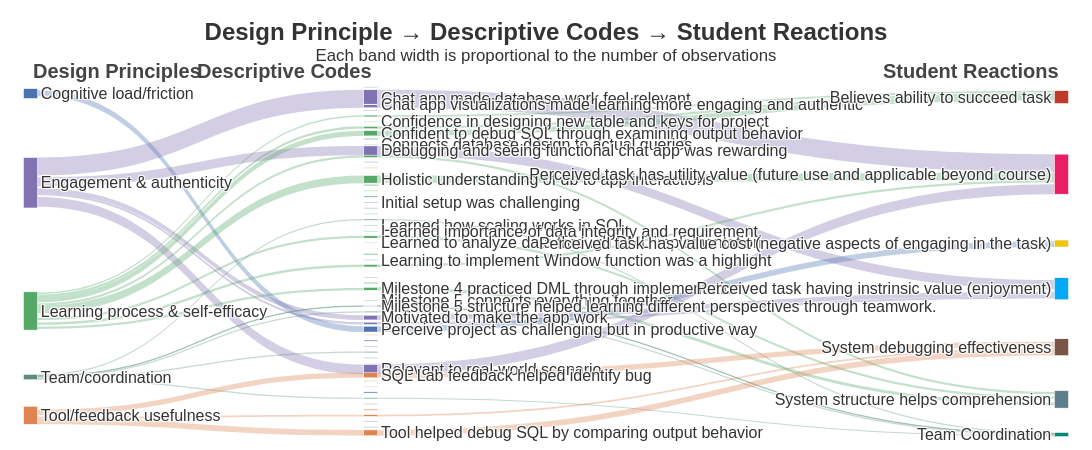

Notebook cell for this chart:
### Code cell
## OFFICIAL

# ── 2b. Select 20 codes: top-10 most popular + 10 most unique ─────────────────
dc_counts = df[int_var].value_counts()
top10_popular = dc_counts.nlargest(10).index.tolist()
remaining_counts = dc_counts.drop(top10_popular)
top10_unique = remaining_counts.nsmallest(10).index.tolist()
selected_codes = set(top10_popular + top10_unique)

# ── Visibility config ─────────────────────────────────────────────────────────
SHOW_MIN    = 2
ALWAYS_SHOW = ["team", "teamwork", "collaborat"]
ALWAYS_HIDE = ["system structure easy to navigate"]

def matches(label, keywords):
    return any(kw in label.lower() for kw in keywords)

# ── 2c. Rebuild node lists excluding hidden nodes ─────────────────────────────
vis_dp = [n for n in design_principles if not matches(n, ALWAYS_HIDE)]
vis_dc = [n for n in descriptive_codes  if not matches(n, ALWAYS_HIDE)]
vis_sr = [n for n in student_reactions  if not matches(n, ALWAYS_HIDE)]

all_nodes_vis  = vis_dp + vis_dc + vis_sr
node_index_vis = {name: i for i, name in enumerate(all_nodes_vis)}

vdp, vdc, vsr = len(vis_dp), len(vis_dc), len(vis_sr)

# ── 3. Build links ────────────────────────────────────────────────────────────
layer1 = df.groupby(["Design Principle", int_var]).size().reset_index(name="value")
layer2 = df.groupby([int_var, "Students reactions"]).size().reset_index(name="value")

sources, targets, values = [], [], []

for _, row in layer1.iterrows():
    a, b = row["Design Principle"], row[int_var]
    if a not in node_index_vis or b not in node_index_vis:
        continue
    sources.append(node_index_vis[a])
    targets.append(node_index_vis[b])
    values.append(row["value"])

for _, row in layer2.iterrows():
    a, b = row[int_var], row["Students reactions"]
    if a not in node_index_vis or b not in node_index_vis:
        continue
    sources.append(node_index_vis[a])
    targets.append(node_index_vis[b])
    values.append(row["value"])

# ── 4. Colour palettes ────────────────────────────────────────────────────────
# Design Principles: cool/muted tones
dp_color_list = ["#4C72B0", "#8172B2", "#55A868", "#5A8F7B", "#DD8452"]
dp_colors = dp_color_list[:vdp]
dp_color_map = {dp: c for dp, c in zip(vis_dp, dp_colors)}

# Descriptive Codes: inherit dominant Design Principle color
def dominant_dp_color(dc_name):
    sub = df[df[int_var] == dc_name]["Design Principle"].value_counts()
    if sub.empty:
        return "#CCCCCC"
    return dp_color_map.get(sub.index[0], "#CCCCCC")

dc_colors = [dominant_dp_color(dc) for dc in vis_dc]

# Student Reactions: warm/earthy palette — clearly distinct from DP hue families
sr_palette = [
    "#C0392B",  # crimson red
    "#E91E63",  # hot pink
    "#F1C40F",  # gold
    "#03A9F4",  # sky blue (more cyan than DP blue)
    "#795548",  # brown
    "#607D8B",  # slate blue-grey
    "#00897B",  # teal-green
    "#FF7043",  # deep orange
]
sr_colors = sr_palette[:vsr]

node_colors = dp_colors + dc_colors + sr_colors

# ── 4b. Labels ────────────────────────────────────────────────────────────────
dc_labels  = [code if code in selected_codes else "" for code in vis_dc]
all_labels = vis_dp + dc_labels + vis_sr

# ── 4c. Link colours ─────────────────────────────────────────────────────────
def hex_to_rgba(hex_color, alpha=0.35):
    hex_color = hex_color.lstrip("#")
    r, g, b = int(hex_color[0:2], 16), int(hex_color[2:4], 16), int(hex_color[4:6], 16)
    return f"rgba({r},{g},{b},{alpha})"

link_colors = [
    hex_to_rgba(node_colors[s])
    if (v > SHOW_MIN or matches(all_labels[s], ALWAYS_SHOW) or matches(all_labels[t], ALWAYS_SHOW))
    else "rgba(0,0,0,0)"
    for s, t, v in zip(sources, targets, values)
]

# ── 4d. Node x/y positions ───────────────────────────────────────────────────
x_dp, x_dc, x_sr = 0.01, 2/6, 0.99

def col_y(n):
    if n == 1:
        return [0.5]
    return [0.02 + i * 0.96 / (n - 1) for i in range(n)]

def flow_proportional_y(items, data, col, pad_norm):
    """Position node centers proportionally to flow so bars never clip neighbors."""
    flows = [data[data[col] == item].shape[0] for item in items]
    total = sum(flows)
    n = len(items)
    if n <= 1:
        return [0.5]
    usable = 1.0 - pad_norm * (n - 1)
    centers, cum = [], 0.0
    for f in flows:
        h = f / total * usable
        centers.append(cum + h / 2)
        cum += h + pad_norm
    return centers

node_x = [x_dp] * vdp + [x_dc] * vdc + [x_sr] * vsr
node_y = (flow_proportional_y(vis_dp, df, "Design Principle",   pad_norm=8/450)
        + col_y(vdc)
        + flow_proportional_y(vis_sr, df, "Students reactions", pad_norm=8/450))

# ── 5. Build figure ───────────────────────────────────────────────────────────
fig = go.Figure(go.Sankey(
    arrangement="fixed",
    node=dict(
        pad=8,
        thickness=14,
        line=dict(color="white", width=0.5),
        label=all_labels,
        color=node_colors,
        x=node_x,
        y=node_y,
        hovertemplate="<b>%{label}</b><br>Total flow: %{value}<extra></extra>",
    ),
    link=dict(
        source=sources,
        target=targets,
        value=values,
        color=link_colors,
        hovertemplate=(
            "<b>%{source.label}</b> → <b>%{target.label}</b>"
            "<br>Count: %{value}<extra></extra>"
        ),
    ),
))

fig.update_layout(
    title=dict(
        text=(
            "<b>Design Principle → Descriptive Codes → Student Reactions</b>"
            "<br><sup>Each band width is proportional to the number of observations</sup>"
        ),
        x=0.5,
        xanchor="center",
        font=dict(size=24),
    ),
    font=dict(family="Arial", size=16, color="#333333"),
    paper_bgcolor="white",
    height=450,
    width=1400,
    margin=dict(l=20, r=20, t=80, b=10),
)

# ── 6. Layer label annotations ────────────────────────────────────────────────
for x_pos, label in zip([0.01, 1/6, 0.99], ["Design Principles", int_var, "Student Reactions"]):
    fig.add_annotation(
        x=x_pos, y=1.06,
        xref="paper", yref="paper",
        text=f"<b>{label}</b>",
        showarrow=False,
        font=dict(size=20, color="#444"),
        align="center",
    )

# ── 7. Save outputs ───────────────────────────────────────────────────────────
fig.write_html("sankey_output.html")
print("✅  Saved: sankey_output.html  (interactive)")

try:
    fig.write_image("sankey_output.png", scale=2)
    print("✅  Saved: sankey_output.png   (static, 2× resolution)")
except Exception as e:
    print(f"⚠️  PNG export skipped ({e}). Install kaleido: pip install kaleido")

fig.show()

### Figure 1 — Plotly figure (JSON) as saved in the notebook; plotly's stock layout.template omitted (floating-point values rounded to 4 significant figures)
{"data": [{"arrangement": "fixed", "link": {"color": ["rgba(0,0,0,0)", "rgba(0,0,0,0)", "rgba(0,0,0,0)", "rgba(76,114,176,0.35)", "rgba(0,0,0,0)", "rgba(0,0,0,0)", "rgba(0,0,0,0)", "rgba(0,0,0,0)", "rgba(129,114,178,0.35)", "rgba(0,0,0,0)", "rgba(0,0,0,0)", "rgba(129,114,178,0.35)", "rgba(0,0,0,0)", "rgba(0,0,0,0)", "rgba(0,0,0,0)", "rgba(129,114,178,0.35)", "rgba(129,114,178,0.35)", "rgba(0,0,0,0)", "rgba(0,0,0,0)", "rgba(129,114,178,0.35)", "rgba(0,0,0,0)", "rgba(0,0,0,0)", "rgba(0,0,0,0)", "rgba(85,168,104,0.35)", "rgba(0,0,0,0)", "rgba(85,168,104,0.35)", "rgba(85,168,104,0.35)", "rgba(0,0,0,0)", "rgba(0,0,0,0)", "rgba(85,168,104,0.35)", "rgba(85,168,104,0.35)", "rgba(0,0,0,0)", "rgba(0,0,0,0)", "rgba(0,0,0,0)", "rgba(0,0,0,0)", "rgba(0,0,0,0)", "rgba(0,0,0,0)", "rgba(85,168,104,0.35)", "rgba(0,0,0,0)", "rgba(0,0,0,0)", "rgba(0,0,0,0)", "rgba(85,168,104,0.35)", "rgba(0,0,0,0)", "rgba(0,0,0,0)", "rgba(0,0,0,0)", "rgba(85,168,104,0.35)", "rgba(0,0,0,0)", "rgba(0,0,0,0)", "rgba(90,143,123,0.35)", "rgba(90,143,123,0.35)", "rgba(90,143,123,0.35)", "rgba(90,143,123,0.35)", "rgba(90,143,123,0.35)", "rgba(0,0,0,0)", "rgba(0,0,0,0)", "rgba(0,0,0,0)", "rgba(0,0,0,0)", "rgba(0,0,0,0)", "rgba(0,0,0,0)", "rgba(221,132,82,0.35)", "rgba(0,0,0,0)", "rgba(0,0,0,0)", "rgba(221,132,82,0.35)", "rgba(221,132,82,0.35)", "rgba(0,0,0,0)", "rgba(0,0,0,0)", "rgba(129,114,178,0.35)", "rgba(0,0,0,0)", "rgba(0,0,0,0)", "rgba(85,168,104,0.35)", "rgba(0,0,0,0)", "rgba(85,168,104,0.35)", "rgba(85,168,104,0.35)", "rgba(0,0,0,0)", "rgba(0,0,0,0)", "rgba(129,114,178,0.35)", "rgba(85,168,104,0.35)", "rgba(0,0,0,0)", "rgba(85,168,104,0.35)", "rgba(0,0,0,0)", "rgba(0,0,0,0)", "rgba(0,0,0,0)", "rgba(0,0,0,0)", "rgba(0,0,0,0)", "rgba(0,0,0,0)", "rgba(90,143,123,0.35)", "rgba(0,0,0,0)", "rgba(0,0,0,0)", "rgba(85,168,104,0.35)", "rgba(0,0,0,0)", "rgba(0,0,0,0)", "rgba(0,0,0,0)", "rgba(0,0,0,0)", "rgba(85,168,104,0.35)", "rgba(0,0,0,0)", "rgba(0,0,0,0)", "rgba(0,0,0,0)", "rgba(85,168,104,0.35)", "rgba(0,0,0,0)", "rgba(0,0,0,0)", "rgba(90,143,123,0.35)", "rgba(90,143,123,0.35)", "rgba(129,114,178,0.35)", "rgba(129,114,178,0.35)", "rgba(76,114,176,0.35)", "rgba(0,0,0,0)", "rgba(0,0,0,0)", "rgba(0,0,0,0)", "rgba(0,0,0,0)", "rgba(0,0,0,0)", "rgba(0,0,0,0)", "rgba(129,114,178,0.35)", "rgba(221,132,82,0.35)", "rgba(0,0,0,0)", "rgba(0,0,0,0)", "rgba(0,0,0,0)", "rgba(90,143,123,0.35)", "rgba(0,0,0,0)", "rgba(0,0,0,0)", "rgba(221,132,82,0.35)", "rgba(0,0,0,0)", "rgba(221,132,82,0.35)"], "hovertemplate": "<b>%{source.label}</b> → <b>%{target.label}</b><br>Count: %{value}<extra></extra>", "source": [0, 0, 0, 0, 0, 0, 0, 1, 1, 1, 1, 1, 1, 1, 1, 1, 1, 1, 1, 1, 1, 1, 2, 2, 2, 2, 2, 2, 2, 2, 2, 2, 2, 2, 2, 2, 2, 2, 2, 2, 2, 2, 2, 2, 2, 2, 2, 2, 3, 3, 3, 3, 3, 4, 4, 4, 4, 4, 4, 4, 4, 4, 4, 4, 5, 6, 7, 8, 9, 10, 11, 12, 13, 14, 15, 16, 17, 19, 21, 22, 23, 24, 25, 26, 27, 28, 29, 30, 31, 32, 33, 34, 35, 36, 37, 38, 39, 40, 41, 42, 43, 44, 45, 46, 47, 48, 49, 50, 51, 52, 53, 54, 55, 56, 57, 58, 59, 60, 61, 62, 63, 65], "target": [18, 25, 26, 47, 52, 58, 64, 6, 7, 8, 9, 16, 39, 40, 41, 45, 46, 49, 50, 54, 57, 63, 5, 10, 11, 12, 13, 14, 15, 17, 21, 22, 23, 24, 27, 29, 30, 31, 32, 34, 35, 36, 37, 38, 39, 40, 42, 60, 28, 43, 44, 51, 59, 14, 19, 20, 33, 48, 53, 55, 56, 61, 62, 65, 71, 67, 67, 69, 69, 66, 66, 66, 66, 69, 71, 69, 71, 70, 67, 66, 71, 66, 68, 68, 71, 72, 71, 71, 71, 71, 71, 69, 69, 67, 71, 71, 71, 71, 69, 71, 72, 72, 69, 69, 68, 70, 67, 67, 70, 66, 70, 67, 70, 71, 69, 71, 72, 71, 70, 70, 69, 70], "value": [1, 1, 1, 10, 1, 2, 1, 1, 31, 1, 1, 16, 1, 1, 1, 8, 4, 2, 1, 17, 1, 1, 1, 3, 1, 4, 9, 1, 1, 4, 13, 2, 1, 2, 1, 1, 1, 4, 1, 2, 1, 4, 1, 1, 1, 4, 1, 1, 2, 1, 2, 2, 2, 1, 1, 1, 1, 1, 1, 9, 1, 2, 3, 10, 1, 1, 31, 1, 1, 3, 1, 4, 9, 2, 1, 16, 4, 1, 13, 2, 1, 2, 1, 1, 1, 2, 1, 1, 4, 1, 1, 2, 1, 4, 1, 1, 2, 5, 1, 1, 1, 2, 8, 4, 10, 1, 2, 1, 2, 1, 1, 17, 9, 1, 1, 2, 2, 1, 2, 3, 1, 10]}, "node": {"color": ["#4C72B0", "#8172B2", "#55A868", "#5A8F7B", "#DD8452", "#55A868", "#8172B2", "#8172B2", "#8172B2", "#8172B2", "#55A868", "#55A868", "#55A868", "#55A868", "#55A868", "#55A868", "#8172B2", "#55A868", "#4C72B0", "#DD8452", "#DD8452", "#55A868", "#55A868", "#55A868", "#55A868", "#4C72B0", "#4C72B0", "#55A868", "#5A8F7B", "#55A868", "#55A868", "#55A868", "#55A868", "#DD8452", "#55A868", "#55A868", "#55A868", "#55A868", "#55A868", "#55A868", "#55A868", "#8172B2", "#55A868", "#5A8F7B", "#5A8F7B", "#8172B2", "#8172B2", "#4C72B0", "#DD8452", "#8172B2", "#8172B2", "#5A8F7B", "#4C72B0", "#DD8452", "#8172B2", "#DD8452", "#DD8452", "#8172B2", "#4C72B0", "#5A8F7B", "#55A868", "#DD8452", "#DD8452", "#8172B2", "#4C72B0", "#DD8452", "#C0392B", "#E91E63", "#F1C40F", "#03A9F4", "#795548", "#607D8B", "#00897B"], "hovertemplate": "<b>%{label}</b><br>Total flow: %{value}<extra></extra>", "label": ["Cognitive load/friction", "Engagement & authenticity", "Learning process & self-efficacy", "Team/coordination", "Tool/feedback usefulness", "", "", "Chat app made database work feel relevant", "Chat app visualizations made learning more engaging and authentic", "", "", "Confidence in designing new table and keys for project", "", "Confident to debug SQL through examining output behavior", "", "Connects database design to actual queries", "Debugging and seeing functional chat app was rewarding", "", "", "", "", "Holistic understanding of db to app interactions", "", "", "", "Initial setup was challenging", "", "", "", "Learned how scaling works in SQL", "Learned importance of data integrity and requirement.", "", "Learned to analyze data through DML implementation", "", "", "Learning to implement Window function was a highlight", "", "", "", "", "Milestone 4 practiced DML through implementation", "", "Milestone 5 connects everything together", "Milestone 5 structure helped learning different perspectives through teamwork.", "", "Motivated to make the app work", "", "Perceive project as challenging but in productive way", "", "", "", "", "", "", "Relevant to real-world scenario", "SQL Lab feedback helped identify bug", "", "", "", "", "", "", "", "", "", "Tool helped debug SQL by comparing output behavior", "Believes ability to succeed task", "Perceived task has utility value (future use and applicable beyond course)", "Perceived task has value cost (negative aspects of engaging in the task)", "Perceived task having instrinsic value (enjoyment)", "System debugging effectiveness", "System structure helps comprehension", "Team Coordination"], "line": {"color": "white", "width": 0.5}, "pad": 8, "thickness": 14, "x": [0.01, 0.01, 0.01, 0.01, 0.01, 0.3333, 0.3333, 0.3333, 0.3333, 0.3333, 0.3333, 0.3333, 0.3333, 0.3333, 0.3333, 0.3333, 0.3333, 0.3333, 0.3333, 0.3333, 0.3333, 0.3333, 0.3333, 0.3333, 0.3333, 0.3333, 0.3333, 0.3333, 0.3333, 0.3333, 0.3333, 0.3333, 0.3333, 0.3333, 0.3333, 0.3333, 0.3333, 0.3333, 0.3333, 0.3333, 0.3333, 0.3333, 0.3333, 0.3333, 0.3333, 0.3333, 0.3333, 0.3333, 0.3333, 0.3333, 0.3333, 0.3333, 0.3333, 0.3333, 0.3333, 0.3333, 0.3333, 0.3333, 0.3333, 0.3333, 0.3333, 0.3333, 0.3333, 0.3333, 0.3333, 0.3333, 0.99, 0.99, 0.99, 0.99, 0.99, 0.99, 0.99], "y": [0.0376, 0.2854, 0.6415, 0.8252, 0.9314, 0.02, 0.036, 0.052, 0.068, 0.084, 0.1, 0.116, 0.132, 0.148, 0.164, 0.18, 0.196, 0.212, 0.228, 0.244, 0.26, 0.276, 0.292, 0.308, 0.324, 0.34, 0.356, 0.372, 0.388, 0.404, 0.42, 0.436, 0.452, 0.468, 0.484, 0.5, 0.516, 0.532, 0.548, 0.564, 0.58, 0.596, 0.612, 0.628, 0.644, 0.66, 0.676, 0.692, 0.708, 0.724, 0.74, 0.756, 0.772, 0.788, 0.804, 0.82, 0.836, 0.852, 0.868, 0.884, 0.9, 0.916, 0.932, 0.948, 0.964, 0.98, 0.04747, 0.2616, 0.4542, 0.5798, 0.7422, 0.8873, 0.9849]}, "type": "sankey"}], "layout": {"annotations": [{"align": "center", "font": {"color": "#444", "size": 20}, "showarrow": false, "text": "<b>Design Principles</b>", "x": 0.01, "xref": "paper", "y": 1.06, "yref": "paper"}, {"align": "center", "font": {"color": "#444", "size": 20}, "showarrow": false, "text": "<b>Descriptive Codes</b>", "x": 0.1667, "xref": "paper", "y": 1.06, "yref": "paper"}, {"align": "center", "font": {"color": "#444", "size": 20}, "showarrow": false, "text": "<b>Student Reactions</b>", "x": 0.99, "xref": "paper", "y": 1.06, "yref": "paper"}], "font": {"color": "#333333", "family": "Arial", "size": 16}, "height": 450, "margin": {"b": 10, "l": 20, "r": 20, "t": 80}, "paper_bgcolor": "white", "title": {"font": {"size": 24}, "text": "<b>Design Principle → Descriptive Codes → Student Reactions</b><br><sup>Each band width is proportional to the number of observations</sup>", "x": 0.5, "xanchor": "center"}, "width": 1400}}
